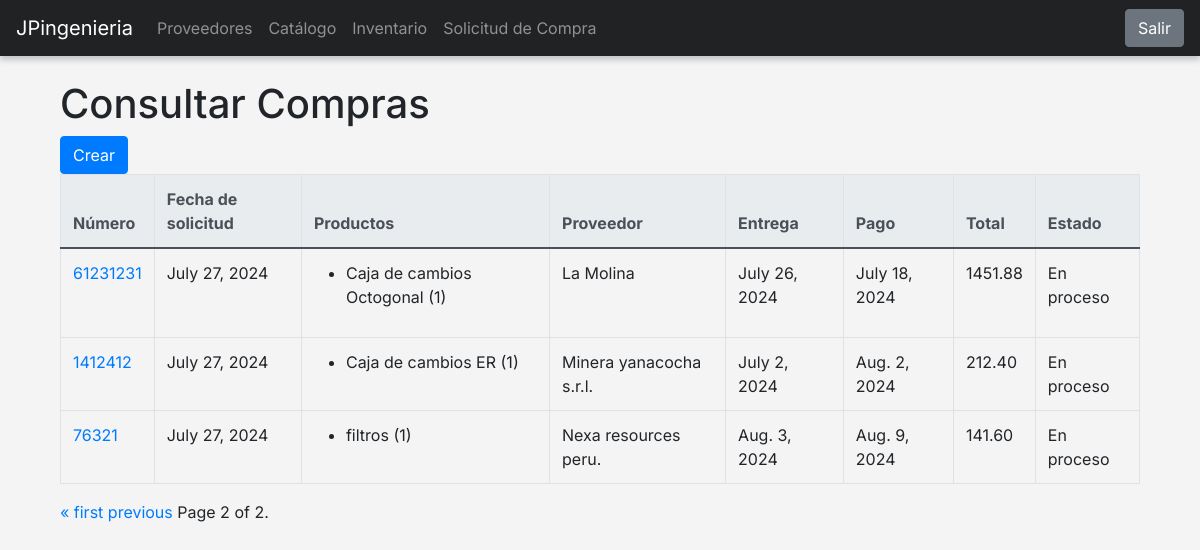
The app's page /solicitud/solicitudes/?page=2, older data.
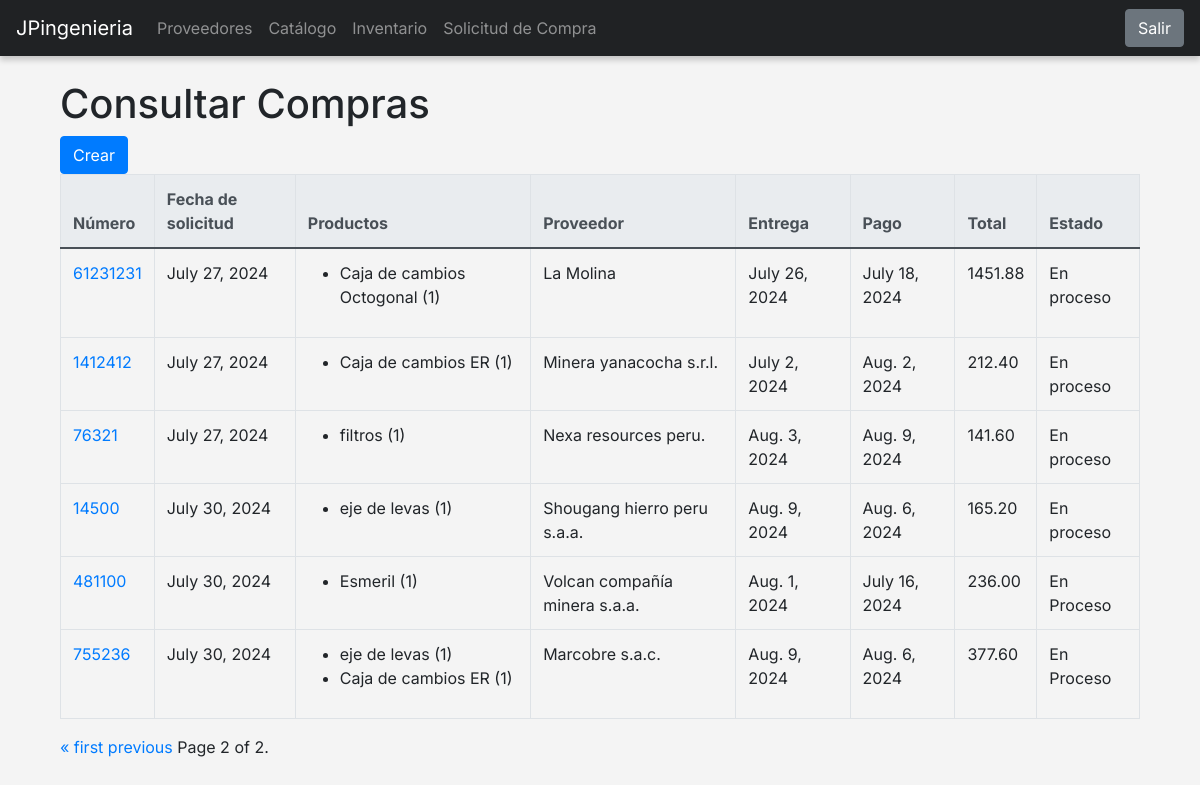
The same page, newer data.
### api/models.py (models this page shows, shortened)
class Catalogue(models.Model):
    nombre = models.CharField(max_length=250)
    precio = models.DecimalField(max_digits=10, decimal_places=2)
    descripcion = models.CharField(max_length=250)
    proveedor = models.ForeignKey(Proveedor, on_delete=models.CASCADE)

class SolicitudCompra(models.Model):
    numero = models.CharField(max_length=20, unique=True)
    fecha = models.DateField(auto_now_add=True)
    productos = models.ManyToManyField(Catalogue, through='SolicitudProducto', blank=True)
    proveedor = models.ForeignKey(Proveedor, on_delete=models.CASCADE)
    entrega = models.DateField()
    pago = models.DateField()
    estado = models.CharField(max_length=50)

class Proveedor(models.Model):
    nombre_empresa = models.CharField(max_length=100)
    ruc = models.CharField(max_length=13, unique=True)
    direccion = models.CharField(max_length=255)
    nombre_contacto = models.CharField(max_length=100)
    telefonos = models.CharField(max_length=100)
    observaciones = models.TextField(blank=True, null=True)

### solicitud/views.py (the view)
# urls.py: path('solicitudes/', lista_solicitudes_compra, name='lista_solicitudes_compra'),
def lista_solicitudes_compra(request):
    solicitud_list = SolicitudCompra.objects.all().prefetch_related('productos', 'solicitudproducto_set')
    data = []
    for solicitud in solicitud_list:
        if not solicitud.numero:  # Asegúrate de que el número no esté vacío
            continue  # Salta esta solicitud si no tiene número
        productos = []
        total_con_igv = Decimal('0.00')
        for sp in solicitud.solicitudproducto_set.all():
            producto = sp.producto
            subtotal = sp.cantidad * producto.precio  # Usa producto.precio en lugar de sp.precio_unitario
            igv = subtotal * Decimal('0.18')
            total_producto = subtotal + igv
            total_con_igv += total_producto.quantize(Decimal('0.01'), rounding=ROUND_HALF_UP)
            productos.append({
                'nombre': producto.nombre,
                'cantidad': sp.cantidad,
                'precio': producto.precio,
                'total_con_igv': total_producto
            })
        data.append({
            'numero': solicitud.numero,
            'fecha': solicitud.fecha,
            'productos': productos,
            'proveedor': solicitud.proveedor.nombre_empresa,
            'entrega': solicitud.entrega,
            'pago': solicitud.pago,
            'total_con_igv': total_con_igv,
            'estado': solicitud.estado
        })
    paginator = Paginator(data, 10)  # Muestra 10 solicitudes por página
    page_number = request.GET.get('page')
    page_obj = paginator.get_page(page_number)
    return render(request, 'lista.html', {'page_obj': page_obj})

### solicitud/templates/lista.html (shortened to what this page needs)
{% extends "base.html" %}
{% block content %}
<div class="container mt-4">
    <h1>Consultar Compras</h1>
    <a href="{% url 'crear_solicitud_compra' %}" class="btn btn-primary">Crear</a>
    <table class="table table-bordered">
        <thead class="thead-light">
            <tr>
                <th>Número</th>
                <th>Fecha de solicitud</th>
                <th>Productos</th>
                <th>Proveedor</th>
                <th>Entrega</th>
                <th>Pago</th>
                <th>Total</th>
                <th>Estado</th>
            </tr>
        </thead>
        <tbody>
            {% for solicitud in page_obj %}
            <tr>
                <td><a href="{% url 'detalle_solicitud_compra' solicitud.numero %}">{{ solicitud.numero }}</a></td>
                <td>{{ solicitud.fecha }}</td>
                <td>
                    <ul>
                        {% for producto in solicitud.productos %}
                        <li>{{ producto.nombre }} ({{ producto.cantidad }})</li>
                        {% endfor %}
                    </ul>
                </td>
                <td>{{ solicitud.proveedor }}</td>
                <td>{{ solicitud.entrega }}</td>
                <td>{{ solicitud.pago }}</td>
                <td>{{ solicitud.total_con_igv }}</td>
                <td>{{ solicitud.estado }}</td>
            </tr>
            {% endfor %}
        </tbody>
    </table>
    <div>
        <span class="step-links">
            {% if page_obj.has_previous %}
                <a href="?page=1">&laquo; first</a>
                <a href="?page={{ page_obj.previous_page_number }}">previous</a>
            {% endif %}
            <span class="current">
                Page {{ page_obj.number }} of {{ page_obj.paginator.num_pages }}.
            </span>
        </span>
    </div>
</div>
{% endblock content %}

Row changes from the older to the newer data that the page shows:
added SolicitudCompra: numero "14500", fecha "July 30, 2024", entrega "Aug. 9, 2024", pago "Aug. 6, 2024", estado "En proceso"
now on this page (row unchanged): Catalogue: nombre "eje de levas" "eje de levas"
now on this page (row unchanged): Proveedor: proveedor "Shougang hierro peru s.a.a."
added SolicitudCompra: numero "481100", fecha "July 30, 2024", entrega "Aug. 1, 2024", pago "July 16, 2024", estado "En Proceso"
now on this page (row unchanged): Catalogue: nombre "Esmeril"
now on this page (row unchanged): Proveedor: proveedor "Volcan compañía minera s.a.a."
added SolicitudCompra: numero "755236", fecha "July 30, 2024", entrega "Aug. 9, 2024", pago "Aug. 6, 2024", estado "En Proceso"
now on this page (row unchanged): Proveedor: proveedor "Marcobre s.a.c."
Text that changed along with them:
new list line: "( 1 ) 165.20"
new list line: "( 1 ) 236.00"
new list line: "( 1 ) ( 1 ) 377.60"
new list line: "Caja de cambios ER"
